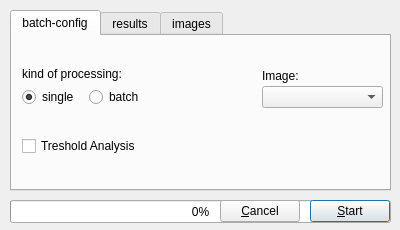
<?xml version="1.0" encoding="UTF-8"?>
<ui version="4.0">
 <class>save_window</class>
 <widget class="QDialog" name="save_window">
  <property name="geometry">
   <rect>
    <x>0</x>
    <y>0</y>
    <width>400</width>
    <height>230</height>
   </rect>
  </property>
  <property name="windowTitle">
   <string>Save Analysis</string>
  </property>
  <widget class="QPushButton" name="btn_start">
   <property name="geometry">
    <rect>
     <x>310</x>
     <y>200</y>
     <width>80</width>
     <height>22</height>
    </rect>
   </property>
   <property name="text">
    <string>&amp;Start</string>
   </property>
  </widget>
  <widget class="QPushButton" name="btn_cancel">
   <property name="geometry">
    <rect>
     <x>220</x>
     <y>200</y>
     <width>80</width>
     <height>22</height>
    </rect>
   </property>
   <property name="text">
    <string>&amp;Cancel</string>
   </property>
  </widget>
  <widget class="QTabWidget" name="tabWidget">
   <property name="geometry">
    <rect>
     <x>10</x>
     <y>10</y>
     <width>381</width>
     <height>181</height>
    </rect>
   </property>
   <property name="currentIndex">
    <number>0</number>
   </property>
   <widget class="QWidget" name="tab_3">
    <attribute name="title">
     <string>batch-config</string>
    </attribute>
    <widget class="QLabel" name="label_4">
     <property name="geometry">
      <rect>
       <x>10</x>
       <y>30</y>
       <width>121</width>
       <height>16</height>
      </rect>
     </property>
     <property name="text">
      <string>kind of processing:</string>
     </property>
    </widget>
    <widget class="QLabel" name="lbl_img">
     <property name="geometry">
      <rect>
       <x>250</x>
       <y>30</y>
       <width>101</width>
       <height>20</height>
      </rect>
     </property>
     <property name="text">
      <string>Image:</string>
     </property>
    </widget>
    <widget class="QWidget" name="layoutWidget_3">
     <property name="geometry">
      <rect>
       <x>10</x>
       <y>50</y>
       <width>128</width>
       <height>22</height>
      </rect>
     </property>
     <layout class="QHBoxLayout" name="horizontalLayout_3">
      <item>
       <widget class="QRadioButton" name="rdbtn_single">
        <property name="text">
         <string>single</string>
        </property>
        <property name="checked">
         <bool>true</bool>
        </property>
       </widget>
      </item>
      <item>
       <widget class="QRadioButton" name="rdbtn_batch">
        <property name="text">
         <string>batch</string>
        </property>
       </widget>
      </item>
     </layout>
    </widget>
    <widget class="QComboBox" name="comboBox_img_list">
     <property name="geometry">
      <rect>
       <x>250</x>
       <y>50</y>
       <width>121</width>
       <height>22</height>
      </rect>
     </property>
     <property name="currentIndex">
      <number>-1</number>
     </property>
    </widget>
    <widget class="QCheckBox" name="chkB_thresh_analysis">
     <property name="geometry">
      <rect>
       <x>10</x>
       <y>100</y>
       <width>131</width>
       <height>20</height>
      </rect>
     </property>
     <property name="text">
      <string>Treshold Analysis</string>
     </property>
    </widget>
   </widget>
   <widget class="QWidget" name="tab_2">
    <attribute name="title">
     <string>results</string>
    </attribute>
    <widget class="QWidget" name="layoutWidget_1">
     <property name="geometry">
      <rect>
       <x>10</x>
       <y>31</y>
       <width>361</width>
       <height>76</height>
      </rect>
     </property>
     <layout class="QHBoxLayout" name="horizontalLayout_2">
      <item>
       <layout class="QVBoxLayout" name="verticalLayout_4">
        <item>
         <widget class="QCheckBox" name="chkB_result_exg">
          <property name="text">
           <string>ExG</string>
          </property>
         </widget>
        </item>
        <item>
         <widget class="QCheckBox" name="chkB_result_exr">
          <property name="text">
           <string>ExR</string>
          </property>
         </widget>
        </item>
       </layout>
      </item>
      <item>
       <spacer name="horizontalSpacer_3">
        <property name="orientation">
         <enum>Qt::Horizontal</enum>
        </property>
        <property name="sizeHint" stdset="0">
         <size>
          <width>13</width>
          <height>20</height>
         </size>
        </property>
       </spacer>
      </item>
      <item>
       <layout class="QVBoxLayout" name="verticalLayout_5">
        <item>
         <widget class="QCheckBox" name="chkB_result_exgr">
          <property name="text">
           <string>ExGR</string>
          </property>
         </widget>
        </item>
        <item>
         <widget class="QCheckBox" name="chkB_result_filter">
          <property name="text">
           <string>Filter</string>
          </property>
         </widget>
        </item>
        <item>
         <widget class="QCheckBox" name="chkB_auto_filter">
          <property name="text">
           <string>auto filter</string>
          </property>
         </widget>
        </item>
       </layout>
      </item>
      <item>
       <spacer name="horizontalSpacer_4">
        <property name="orientation">
         <enum>Qt::Horizontal</enum>
        </property>
        <property name="sizeHint" stdset="0">
         <size>
          <width>18</width>
          <height>20</height>
         </size>
        </property>
       </spacer>
      </item>
      <item>
       <layout class="QVBoxLayout" name="verticalLayout_6">
        <item>
         <widget class="QCheckBox" name="chkB_result_histogram">
          <property name="text">
           <string>Histogram</string>
          </property>
         </widget>
        </item>
        <item>
         <widget class="QCheckBox" name="chkB_mean_stddev">
          <property name="text">
           <string>Mean &amp; StdDev</string>
          </property>
         </widget>
        </item>
        <item>
         <widget class="QLabel" name="empty">
          <property name="text">
           <string>(Plant / Soil)</string>
          </property>
          <property name="alignment">
           <set>Qt::AlignCenter</set>
          </property>
         </widget>
        </item>
       </layout>
      </item>
     </layout>
    </widget>
    <widget class="QLabel" name="label_3">
     <property name="geometry">
      <rect>
       <x>10</x>
       <y>10</y>
       <width>331</width>
       <height>16</height>
      </rect>
     </property>
     <property name="text">
      <string>choose results of the methods to be saved in csv-file:</string>
     </property>
    </widget>
    <widget class="QLabel" name="lbl_file_name_csv">
     <property name="geometry">
      <rect>
       <x>10</x>
       <y>110</y>
       <width>331</width>
       <height>16</height>
      </rect>
     </property>
     <property name="text">
      <string>Dataset Name:</string>
     </property>
    </widget>
    <widget class="QLineEdit" name="inputtxt_file_name_csv">
     <property name="geometry">
      <rect>
       <x>10</x>
       <y>130</y>
       <width>271</width>
       <height>22</height>
      </rect>
     </property>
     <property name="text">
      <string/>
     </property>
     <property name="alignment">
      <set>Qt::AlignRight|Qt::AlignTrailing|Qt::AlignVCenter</set>
     </property>
    </widget>
   </widget>
   <widget class="QWidget" name="tab_1">
    <attribute name="title">
     <string>images</string>
    </attribute>
    <widget class="QLabel" name="label_2">
     <property name="geometry">
      <rect>
       <x>10</x>
       <y>10</y>
       <width>151</width>
       <height>16</height>
      </rect>
     </property>
     <property name="text">
      <string>choose images to save:</string>
     </property>
    </widget>
    <widget class="QWidget" name="layoutWidget_2">
     <property name="geometry">
      <rect>
       <x>10</x>
       <y>31</y>
       <width>361</width>
       <height>111</height>
      </rect>
     </property>
     <layout class="QHBoxLayout" name="horizontalLayout">
      <item>
       <layout class="QVBoxLayout" name="verticalLayout">
        <item>
         <widget class="QCheckBox" name="chkB_img_exg_binary">
          <property name="text">
           <string>ExG Binary</string>
          </property>
         </widget>
        </item>
        <item>
         <widget class="QCheckBox" name="chkB_img_exg_color">
          <property name="text">
           <string>ExG Color</string>
          </property>
         </widget>
        </item>
        <item>
         <widget class="QCheckBox" name="chkB_img_exr_binary">
          <property name="text">
           <string>ExR Binary</string>
          </property>
         </widget>
        </item>
        <item>
         <widget class="QCheckBox" name="chkB_img_exr_color">
          <property name="text">
           <string>ExR Color</string>
          </property>
         </widget>
        </item>
       </layout>
      </item>
      <item>
       <spacer name="horizontalSpacer">
        <property name="orientation">
         <enum>Qt::Horizontal</enum>
        </property>
        <property name="sizeHint" stdset="0">
         <size>
          <width>13</width>
          <height>20</height>
         </size>
        </property>
       </spacer>
      </item>
      <item>
       <layout class="QVBoxLayout" name="verticalLayout_2">
        <item>
         <widget class="QCheckBox" name="chkB_img_exgr_binary">
          <property name="text">
           <string>ExGR Binary</string>
          </property>
         </widget>
        </item>
        <item>
         <widget class="QCheckBox" name="chkB_img_exgr_color">
          <property name="text">
           <string>ExGR Color</string>
          </property>
         </widget>
        </item>
        <item>
         <widget class="QCheckBox" name="chkB_img_filter_binary">
          <property name="text">
           <string>Filter Binary</string>
          </property>
         </widget>
        </item>
        <item>
         <widget class="QCheckBox" name="chkB_img_filter_color">
          <property name="text">
           <string>Filter Color</string>
          </property>
         </widget>
        </item>
       </layout>
      </item>
      <item>
       <spacer name="horizontalSpacer_2">
        <property name="orientation">
         <enum>Qt::Horizontal</enum>
        </property>
        <property name="sizeHint" stdset="0">
         <size>
          <width>18</width>
          <height>20</height>
         </size>
        </property>
       </spacer>
      </item>
      <item>
       <layout class="QVBoxLayout" name="verticalLayout_3">
        <item>
         <widget class="QCheckBox" name="chkB_img_histogram">
          <property name="text">
           <string>Histogram</string>
          </property>
         </widget>
        </item>
        <item>
         <widget class="QCheckBox" name="chkB_img_EditedImage">
          <property name="text">
           <string>edited Image</string>
          </property>
          <property name="checked">
           <bool>false</bool>
          </property>
         </widget>
        </item>
        <item>
         <widget class="QCheckBox" name="chkB_img_all_grey">
          <property name="text">
           <string>all Grey</string>
          </property>
          <property name="checked">
           <bool>false</bool>
          </property>
         </widget>
        </item>
        <item>
         <spacer name="verticalSpacer">
          <property name="orientation">
           <enum>Qt::Vertical</enum>
          </property>
          <property name="sizeHint" stdset="0">
           <size>
            <width>20</width>
            <height>40</height>
           </size>
          </property>
         </spacer>
        </item>
       </layout>
      </item>
     </layout>
    </widget>
   </widget>
  </widget>
  <widget class="QProgressBar" name="progressBar">
   <property name="geometry">
    <rect>
     <x>10</x>
     <y>200</y>
     <width>381</width>
     <height>23</height>
    </rect>
   </property>
   <property name="value">
    <number>0</number>
   </property>
   <property name="format">
    <string>%p%</string>
   </property>
  </widget>
  <zorder>progressBar</zorder>
  <zorder>btn_start</zorder>
  <zorder>btn_cancel</zorder>
  <zorder>tabWidget</zorder>
 </widget>
 <resources/>
 <connections>
  <connection>
   <sender>rdbtn_single</sender>
   <signal>clicked()</signal>
   <receiver>lbl_img</receiver>
   <slot>show()</slot>
   <hints>
    <hint type="sourcelabel">
     <x>28</x>
     <y>98</y>
    </hint>
    <hint type="destinationlabel">
     <x>271</x>
     <y>85</y>
    </hint>
   </hints>
  </connection>
  <connection>
   <sender>rdbtn_batch</sender>
   <signal>clicked()</signal>
   <receiver>lbl_img</receiver>
   <slot>hide()</slot>
   <hints>
    <hint type="sourcelabel">
     <x>148</x>
     <y>100</y>
    </hint>
    <hint type="destinationlabel">
     <x>278</x>
     <y>85</y>
    </hint>
   </hints>
  </connection>
  <connection>
   <sender>rdbtn_batch</sender>
   <signal>clicked()</signal>
   <receiver>comboBox_img_list</receiver>
   <slot>hide()</slot>
   <hints>
    <hint type="sourcelabel">
     <x>146</x>
     <y>92</y>
    </hint>
    <hint type="destinationlabel">
     <x>322</x>
     <y>96</y>
    </hint>
   </hints>
  </connection>
  <connection>
   <sender>rdbtn_single</sender>
   <signal>clicked()</signal>
   <receiver>comboBox_img_list</receiver>
   <slot>show()</slot>
   <hints>
    <hint type="sourcelabel">
     <x>30</x>
     <y>99</y>
    </hint>
    <hint type="destinationlabel">
     <x>314</x>
     <y>102</y>
    </hint>
   </hints>
  </connection>
 </connections>
</ui>
